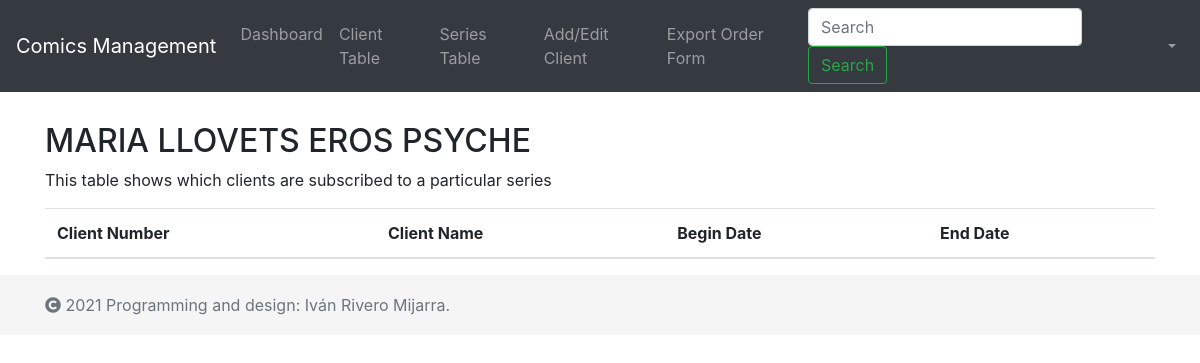
The app's page /app/series/152, older data.
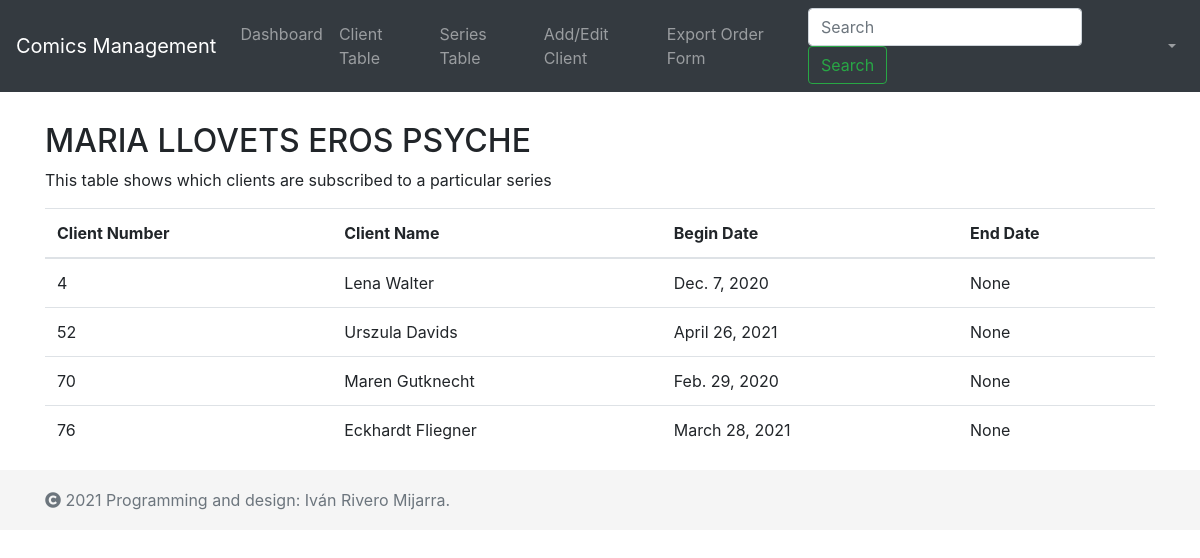
The same page, newer data.
### app/models.py (models this page shows, shortened)
class Subscription(models.Model):
    client = models.ForeignKey(Client, on_delete=models.CASCADE)
    series = models.ForeignKey(Series, on_delete=models.CASCADE)
    begin_date = models.DateField()
    end_date = models.DateField(blank=True, null=True)

class Client(models.Model):
    client_number = models.PositiveIntegerField(
        validators=[MinValueValidator(1)], unique=True
    )
    first_name = models.CharField(max_length=30)
    last_name = models.CharField(max_length=30)
    birthdate = models.DateField(blank=True)
    registration_date = models.DateField()
    address = models.CharField(max_length=50, blank=True)
    email_address = models.EmailField("Client email")
    slug = models.SlugField()
    def slug(self):
        return slugify(self.client_number)

### app/views.py (the view)
# urls.py: path("series/<slug:slug>", views.series_subscription, name="series_subscription"),
def series_subscription(request, slug):
    slug_field = slug  # there's very likely a better way of doing this: https://learndjango.com/tutorials/django-slug-tutorial
    series_id = get_object_or_404(Series, id=slug).id
    series_name = get_object_or_404(Series, id=slug).name
    subscription_list = Subscription.objects.filter(series=series_id)
    context = {
        "slug_field": slug_field,
        "subscription_list": subscription_list,
        "series_id": series_id,
        "series_name": series_name,
    }
    return render(request, "series_subscription_table.html", context)

### app/templates/series_subscription_table.html (shortened to what this page needs)
{% load static %}
<!DOCTYPE html>
<html>
<head>
    <link rel="stylesheet" href="https://maxcdn.bootstrapcdn.com/bootstrap/4.5.2/css/bootstrap.min.css">
    <link rel="stylesheet" type="text/css" href="{% static 'css/subscription_table_style.css' %}">
</head>
<body>
    {% include 'navbar.html' %}
    <div class="container">
        <h2>{{ series_name }}</h2>
        <p>This table shows which clients are subscribed to a particular series</p>
        <div class="table-responsive">
            <table class="table">
                <thead>
                    <tr>
                        <th>Client Number</th>
                        <th>Client Name</th>
                        <th>Begin Date</th>
                        <th>End Date</th>
                    </tr>
                </thead>
                <tbody>
                    {% for line in subscription_list %}
                    <tr>
                        <td>{{ line.client.client_number }}</td>
                        <td>{{ line.client.first_name }} {{ line.client.last_name }}</td>
                        <td>{{ line.begin_date }}</td>
                        <td>{{ line.end_date }}</td>
                    </tr>
                    {% endfor %}
                </tbody>
            </table>
        </div>
    </div>
    {% include 'footer.html' %}
</body>
</html>

Row changes from the older to the newer data that the page shows:
now on this page (row edited): Subscription: client.client_number "4", client.first_name "Lena", client.last_name "Walter", begin_date "Dec. 7, 2020", end_date "None"
now on this page (row edited): Subscription: client.client_number "52", client.first_name "Urszula", client.last_name "Davids", begin_date "April 26, 2021", end_date "None"
now on this page (row edited): Subscription: client.client_number "70", client.first_name "Maren", client.last_name "Gutknecht", begin_date "Feb. 29, 2020", end_date "None"
now on this page (row edited): Subscription: client.client_number "76", client.first_name "Eckhardt", client.last_name "Fliegner", begin_date "March 28, 2021", end_date "None"
